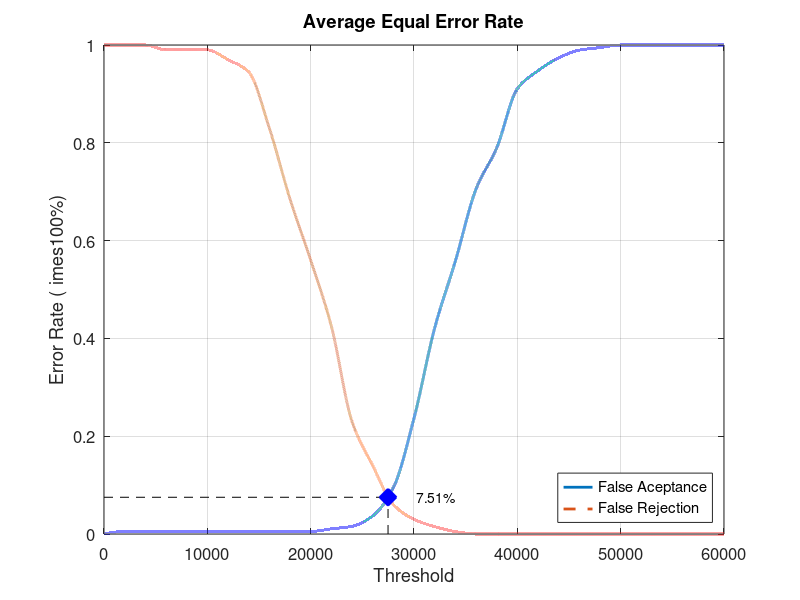
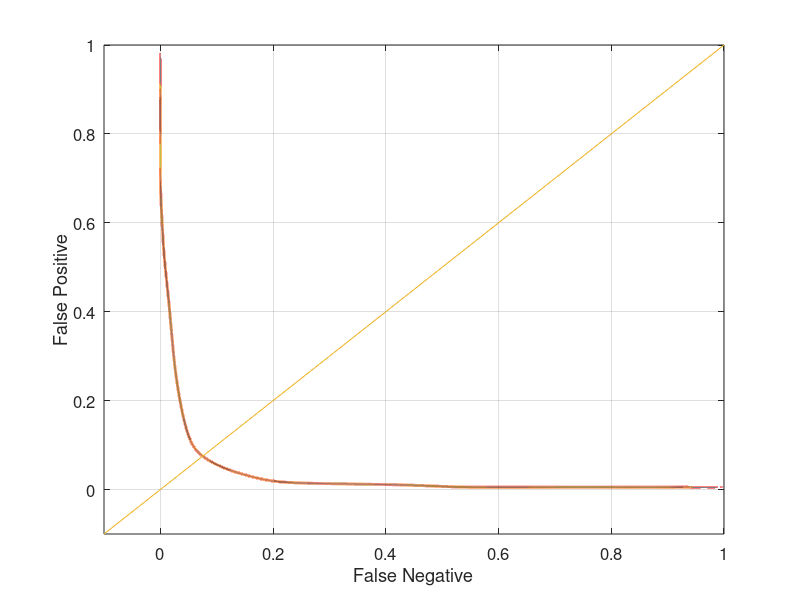

These figures' MATLAB source, in order:
close all;
clear;
clc;
x = 0:2000:60000;
xq = 0:0.5:60000;

y0 = [0 0.00526316 0.00526316 0.00526316 0.00526316 0.00526316 0.00526316 0.00526316 0.00526316 0.00526316 0.00526316 0.0105263 0.0157895 0.0368421 0.0947368 0.236842 0.421053 0.557895 0.705263 0.789474 0.910526 0.947368 0.973684 0.989474 0.994737 1 1 1 1 1 1]
yy0 = interp1(x, y0, xq, 'pchip');
y1 = [1 1 1 0.99 0.99 0.99 0.97 0.945 0.83 0.685 0.56 0.425 0.23 0.14 0.06 0.03 0.015 0.005 0 0 0 0 0 0 0 0 0 0 0 0 0]
yy1 = interp1(x, y1, xq, 'pchip');

% Calculating EER: 
y2 = abs(y0 - y1);
find(y2 == min(y2))
yy2 = abs(yy0 - yy1);
xEER = find(yy2 == min(yy2));
xEERIndex = xq(xEER) % X-axis EER
yEER = yy0(xEER) % Y-axis EER

main = figure
plot(xq, yy0,'-','LineWidth', 2);	hold on
plot(xq, yy1,'--','LineWidth', 2);	hold on
plot([xEERIndex xEERIndex], [0 yEER], 'k--');	hold on
plot([0 xEERIndex], [yEER yEER], 'k--');	hold on
plot(xEERIndex, yEER, 'bx', 'LineWidth', 10);	hold on
text(xEERIndex + 10 * xEERIndex / 100, yEER, [num2str(round((10000 * yEER)) / 100) '%'])
legend('False Aceptance', 'False Rejection', 'Location', 'SouthEast')
xlabel('Threshold')
ylabel('Error Rate (	imes100%)')
title('Average Equal Error Rate')
set(gca, 'FontSize', 12)
axis([0 60000 0 1])
grid on

print(main, 'Database3_1Main', '-dpng');
FNRxFPR = figure('Color', [1 1 1]);
plot(yy1, yy0, '-', yy1, yy0, 'LineWidth', 2);
hold on
y = -0.1:0.1:1
plot(y, y); 
set(gca, 'FontSize', 12)
xlabel('False Negative')
ylabel('False Positive')
axis([-0.1 1 -0.1 1])
set(gca, 'FontSize', 12)
grid on

print(FNRxFPR, 'Database3_1FNRxFPR','-dpng');
